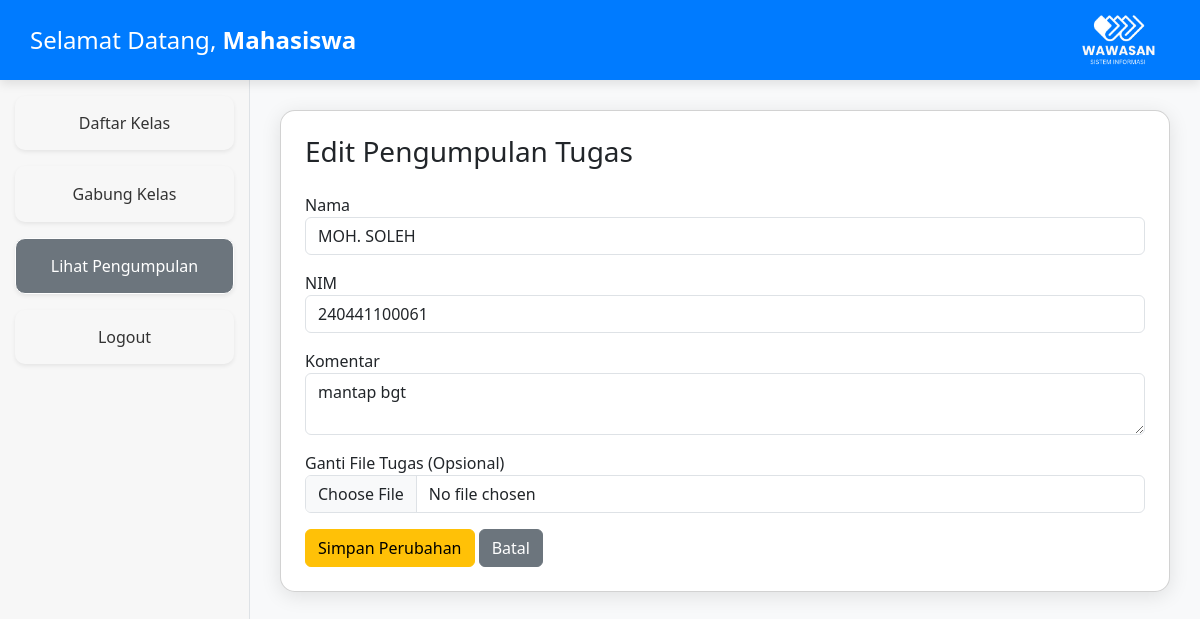
The app's page /edit_pengumpulan_mahasiswa.php?id=5 (signed in) with its own data.
### tables this page shows
CREATE TABLE `users` (
  `id` int(11) NOT NULL,
  `email` varchar(100) NOT NULL,
  `nama` varchar(100) DEFAULT NULL,
  `password` varchar(255) NOT NULL,
  `role` enum('dosen','mahasiswa') NOT NULL
);

CREATE TABLE `pengumpulan` (
  `id` int(11) NOT NULL,
  `tugas_id` int(11) DEFAULT NULL,
  `mahasiswa_id` int(11) DEFAULT NULL,
  `nama` varchar(100) DEFAULT NULL,
  `nim` varchar(20) DEFAULT NULL,
  `file` varchar(255) DEFAULT NULL,
  `waktu_submit` datetime DEFAULT current_timestamp(),
  `komentar` text DEFAULT NULL
);

### edit_pengumpulan_mahasiswa.php (the view, shortened to what this page needs)
<?php
include "koneksi.php";
$id = $_GET['id'] ?? null;
$mahasiswa_id = $_SESSION['user_id'];
$mahasiswa = mysqli_fetch_assoc(mysqli_query($conn, "SELECT nama FROM users WHERE id = $mahasiswa_id"));
$result = mysqli_query($conn, "SELECT * FROM pengumpulan WHERE id=$id AND mahasiswa_id=$mahasiswa_id");
$data = mysqli_fetch_assoc($result);
?>
<!DOCTYPE html>
<html lang="id">
<head>
    <link rel="stylesheet" href="https://cdn.jsdelivr.net/npm/bootstrap@5.3.0/dist/css/bootstrap.min.css">
</head>
<body>
<div class="header d-flex justify-content-between align-items-center">
    <h4 class="mb-0">Selamat Datang, <strong><?= htmlspecialchars($mahasiswa['nama'] ?? 'Mahasiswa') ?></strong></h4>
    <div>
        <img src="wwws.png" alt="Logo" style="height: 50px; margin-right: 15px;">
    </div>
</div>
<div class="sidebar">
    <a href="dashboard_mahasiswa.php" class="text-center mt-3 shadow-sm">Daftar Kelas</a>
    <a href="gabung_kelas_mahasiswa.php" class="btn mt-3 shadow-sm">Gabung Kelas</a>
    <a href="lihat_pengumpulan_mahasiswa.php" class="btn mt-3 shadow-sm active">Lihat Pengumpulan</a>
    <a href="logout.php" class="text-center mt-3 shadow-sm">Logout</a>
</div>
<div class="content">
    <div class="card p-4 card-class">
        <h3 class="mb-4">Edit Pengumpulan Tugas</h3>
        <form method="POST" enctype="multipart/form-data">
            <div class="mb-3">
                <label>Nama</label>
                <input type="text" name="nama" value="<?= htmlspecialchars($data['nama']) ?>" class="form-control" required>
            </div>
            <div class="mb-3">
                <label>NIM</label>
                <input type="text" name="nim" value="<?= htmlspecialchars($data['nim']) ?>" class="form-control" required>
            </div>
            <div class="mb-3">
                <label>Komentar</label>
                <textarea name="komentar" class="form-control"><?= htmlspecialchars($data['komentar']) ?></textarea>
            </div>
            <div class="mb-3">
                <label>Ganti File Tugas (Opsional)</label>
                <input type="file" name="file" class="form-control">
            </div>
            <button class="btn btn-warning">Simpan Perubahan</button>
            <a href="lihat_pengumpulan_mahasiswa.php" class="btn btn-secondary">Batal</a>
        </form>
    </div>
</div>
</body>
</html>

### edit_pengumpulan_mahasiswa.php (style rules this page uses)
body { background: #f8f9fa; }
.header { background-color: #007bff; color: white; padding: 15px 30px; position: fixed; top: 0; left: 0; right: 0; z-index: 1000; box-shadow: 0 4px 10px rgba(0,0,0,0.1); }
.sidebar { position: fixed; top: 60px; left: 0; width: 250px; height: calc(100vh - 60px); background-color: #f7f7f7; border-right: 1px solid #dee2e6; padding-top: 20px; }
.sidebar a { text-decoration: none; color: #333; display: block; padding: 15px 20px; border-radius: 10px; margin: 5px 15px; transition: 0.3s; }
.sidebar .active { background-color: #6c757d; color: #fff; }
.content { margin-top: 80px; margin-left: 250px; padding: 30px; }
.card-class { border-radius: 15px; box-shadow: 0 4px 20px rgba(0,0,0,0.1); transition: 0.3s; }

### records on screen
users: nama "Mahasiswa"
pengumpulan: nama "MOH. SOLEH", nim "240441100061", komentar "mantap bgt"
